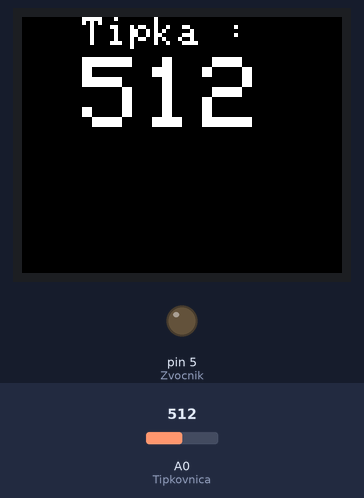
The sketch below on a simulated Arduino Uno, built with avr-gcc and run on an emulated ATmega328P. Parts: 160×128 colour display, output pins drawn as LEDs (lit = HIGH). The test bench sets the inputs (shaded band); at power-on: A0 (Tipkovnica) = 512. What the sketch prints to the serial monitor is not drawn.

Above: at 1.2 s.
1.3 s: A0 (Tipkovnica) set to 716
At 1.86 s:
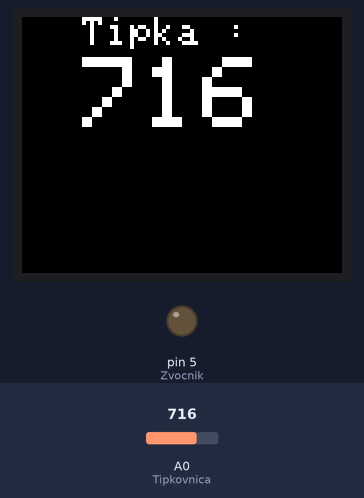
2.8 s: A0 (Tipkovnica) set to 900
At 3.09 s:
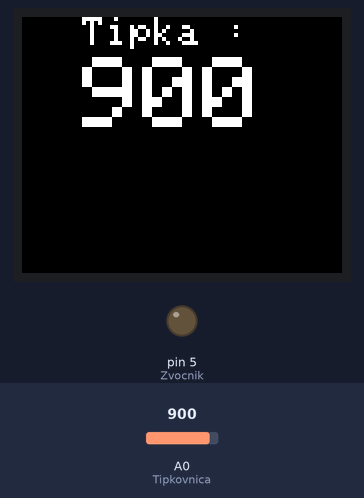
4.3 s: A0 (Tipkovnica) set to 1023
At 4.84 s:
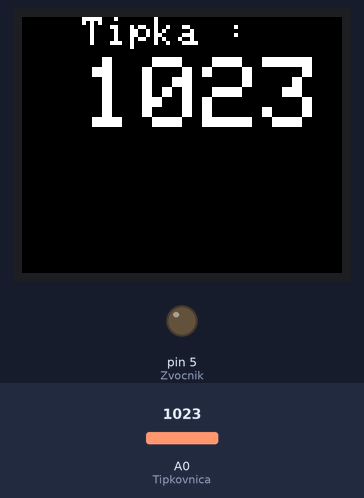
Timing chart, 0 to 7.3 s (numbered marks = the images above; inputs shaded):
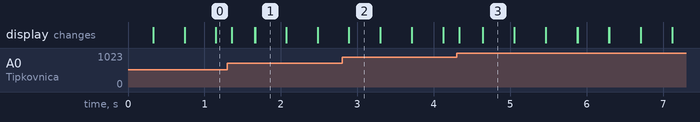

The sketch:

main.ino
```cpp
#include <SPI.h>

#include <nRF24L01.h>
#include <RF24.h>

#include <TFT.h>

#define DEBUG //Serial komunikacija

//{ PINI
const int Tipkovnica = 14;
const int Zvocnik = 5;

const int NRF_CE = 6;
const int NRF_CSN = 7;

const int LCD_CS = 8;
const int LCD_RST = 9;
const int LCD_DC = 10; //A0

/*
const int MOSI = 11;
const int MISO = 12;
const int SCK = 13;
*/
//} PINI

//{ LCD
TFT tft = TFT(LCD_CS, LCD_DC, LCD_RST);
char sensorPrintout[5];
//} LCD

//{ RADIO
RF24 radio(NRF_CE, NRF_CSN);
      byte NaslovR[6] = "00001";
const byte NaslovW[6] = "10100";
//} RADIO

//{ ZVOK
int volume = 255;
const int note[12] = {262, 277, 294, 311, 330, 349, 370, 392, 415, 440, 466, 494};

void buz(int nota){
  analogWrite(Zvocnik, volume);
  delayMicroseconds(nota/2);
  analogWrite(Zvocnik, 0);
  delayMicroseconds(nota/2);
}
//} ZVOK

//{ TIPKOVNICA
const int analogTipkaTab[12] = {659, 683, 729, 234, 339, 503, 131, 263, 461, 0, 169, 411};

int getTipka(){
  int vr = analogRead(Tipkovnica);
  int minn, maxn;
  for(int i = 0; i < 12; i++){
    minn = analogTipkaTab[i] - 10;
    maxn = analogTipkaTab[i] + 10;
    if(vr > minn && vr < maxn) return i;
  }
  return -1;
}
//} TIPKOVNICA


void setup() {
  pinMode(Tipkovnica, INPUT);
  pinMode(Zvocnik, OUTPUT);

  #ifdef DEBUG
  Serial.begin(9600);
  #endif

  /*radio.begin();
  radio.openWritingPipe(NaslovW);
  radio.openReadingPipe(1, NaslovR);
  radio.setPALevel(RF24_PA_MIN);
  radio.stopListening();*/

  tft.begin();

  tft.background(0, 0, 0);

  tft.stroke(255,255,255);
  tft.setTextSize(2);
  tft.text("Tipka : ",30,0);
  tft.setTextSize(5);
}

void loop() {
  int vr = analogRead(Tipkovnica);
  Serial.println(vr);
  String sensorVal = String(vr);
  sensorVal.toCharArray(sensorPrintout, 5);

  tft.stroke(255, 255, 255);
  tft.text(sensorPrintout, 30, 20);
  delay(100);
  tft.stroke(0, 0, 0);
  tft.text(sensorPrintout, 30, 20);
}
```

Measured:
- after the input at 1.3 s, the display: changes after 0.06 s (image 1)
- after the input at 2.8 s, the display: first differs from a run without the input after 0.09 s (image 2)
- after the input at 4.3 s, the display: changes at once (image 3)
- what the display in image 1 shows lasts 0.4 s, from 1.7 s to 2.1 s
